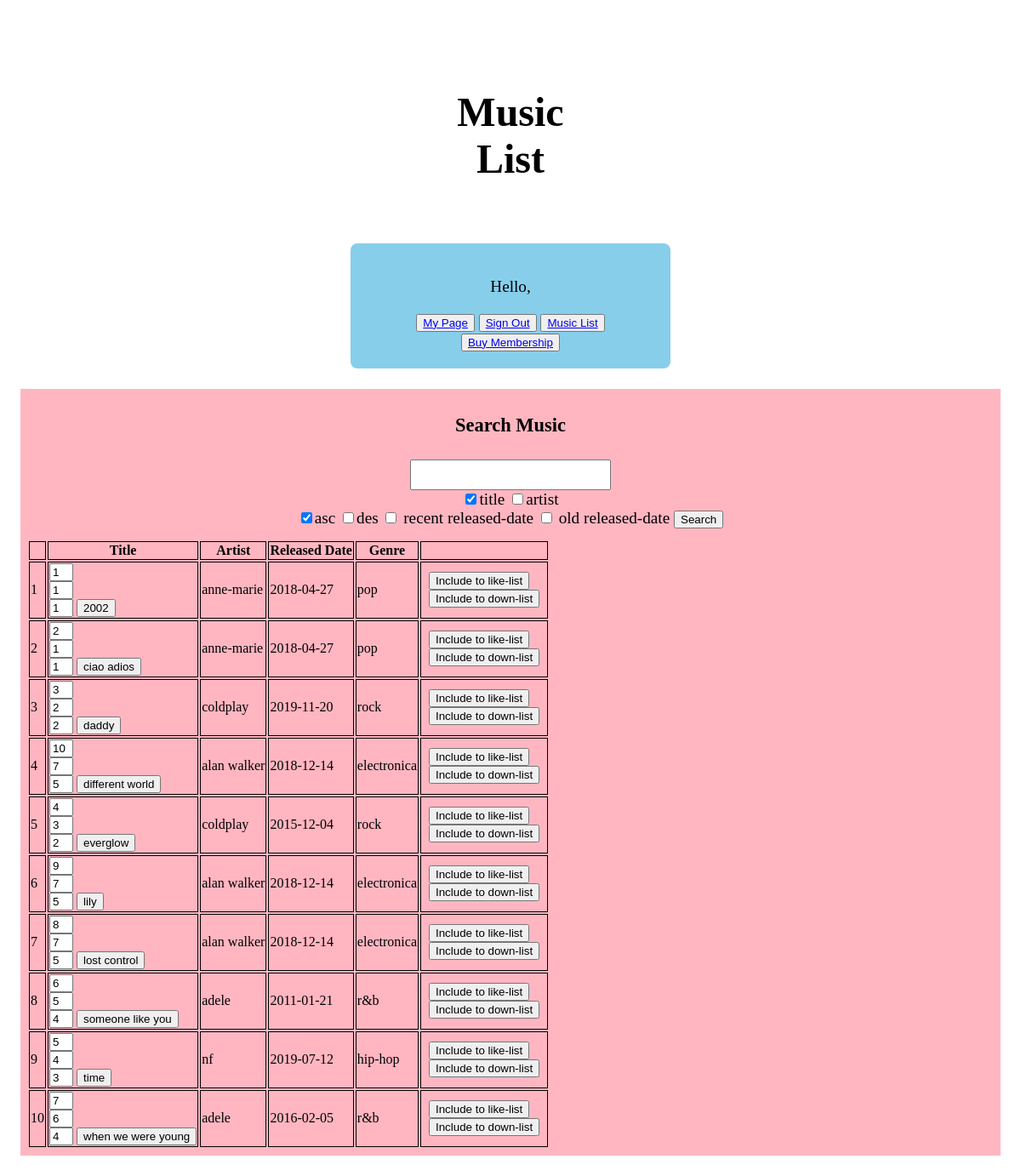
Page /source_code_files/music_main.php on the committed database.
### tables this page shows
CREATE TABLE `music` (
  `m_id` int(11) NOT NULL,
  `a_id` int(11) NOT NULL,
  `m_title` varchar(30) NOT NULL,
  `composer` varchar(30) NOT NULL,
  `m_order` int(11) NOT NULL,
  `lyricist` varchar(30) NOT NULL
);

CREATE TABLE `album` (
  `a_id` int(11) NOT NULL,
  `a_title` varchar(30) NOT NULL,
  `artist_id` int(11) NOT NULL,
  `r_date` date NOT NULL,
  `genre` varchar(15) NOT NULL
);

### source_code_files/music_main.php (the view, shortened to what this page needs)
<?php
  include('dbconn.php');
?>
<!DOCTYPE html>
<html lang="en" dir="ltr">
  <head>
    <link rel="stylesheet" href="style.css">
  </head>
  <body>
    <div class="music-header">
      <div class="music-title">
        <h1>Music List</h1>
      </div>
      <div class="music-nav">
        <?php
          $user_id = $_SESSION['ss_user_id'];
        ?>
        <p>Hello, <?php echo $user_id?></p>
        <button id='mypage' type="button" name="button"><a href="mypage.php">My Page</a></button>
        <button id='signout' type="button" name="button"><a href="sign_out.php">Sign Out</a></button>
        <button id='musiclist' type="button" name="button"><a href="music_main.php">Music List</a></button>
        <?php
          $sql_license ="select * from user where u_id='$user_id'";
          $rst_license = mysqli_query($conn, $sql_license);
          $license = mysqli_fetch_assoc($rst_license);
          if($license['license']=='manager') {
        ?>
          <button id='add_music' type="button" name="button"><a href="add_music.php">Add Music</a></button>
          <button id='userlist' type="button" name="button"><a href="mgr_user.php">User List</a></button>
        <?php }
        else {
          ?>
          <button id='buy' type="button" name="button"><a href="buy.php">Buy Membership</a></button>
        <?php } ?>
      </div>
    </div>
    <div class="music-list">
      <div class="music-search">
        <h3>Search Music</h3>
        <form class="music-search-form" action="music_main.php" method="post">
          <input id='music-text-input' type="text" name="music-search-text" value=""><br>
          <input id='search' type="checkbox" name="music-ck-title" value="ok" onclick="checking1(this);" checked>title
          <input id='search' type="checkbox" name="music-ck-artist" value="ok" onclick="checking1(this);">artist<br>
          <input id='sort' type="checkbox" name="music-ck-asc" value="ok" onclick="checking2(this);" checked>asc
          <input id='sort' type="checkbox" name="music-ck-des" value="ok" onclick="checking2(this);">des
          <input id='sort' type="checkbox" name="music-ck-rec-r" value="ok" onclick="checking2(this);"> recent released-date
          <input id='sort' type="checkbox" name="music-ck-old-r" value="ok" onclick="checking2(this);"> old released-date
          <input type="submit" name="music-search-submit" value="Search">
      </div>
      <div class="music-cards">
        <table id='table1'>
          <thead>
            <tr>
              <th></th>
              <th>Title</th>
              <th>Artist</th>
              <th>Released Date</th>
              <th>Genre</th>
              <th></th>
            </tr>
          </thead>
          <tbody>
            <?php
            if(!isset($_POST['music-search-text'])){
                $sql = "select m.m_id, v.a_id, v.artist_id, m.m_title, v.artist_name, v.r_date, v.genre from music m, (select a_id, artist.artist_id, artist_name, r_date, genre from artist, album where artist.artist_id = album.artist_id) v where m.a_id = v.a_id order by m.m_title asc";
                $rst = mysqli_query($conn, $sql);
              for($i = 0; $music = mysqli_fetch_assoc($rst);$i++) {?>
              <tr>
                <td><?php echo $i+1; ?></td>
                <td>
                  <form class="music-des" action="music_description.php" method="post">
                    <?php if($license['license']=="manager") { ?> m_id <?php }?> <input class='info-id'<?php if($license['license']=="general") { ?> id='fake' <?php }?> type="text" name="music-id" value="<?php echo $music['m_id']; ?>"> <br>
                    <?php if($license['license']=="manager") { ?> a_id <?php }?> <input class='info-id' <?php if($license['license']=="general") { ?> id='fake' <?php }?> type="text" name="album-id" value="<?php echo $music['a_id']; ?>">  <br>
                    <?php if($license['license']=="manager") { ?> artist_id <?php }?> <input class='info-id' <?php if($license['license']=="general") { ?> id='fake' <?php }?> type="text" name="submit" value="<?php echo $music['artist_id']; ?>">
                    <input type="submit" name="submit" value="<?php echo $music['m_title']; ?>">
                  </form>
                </td>
                <td><?php echo $music['artist_name']; ?></td>
                <td><?php echo $music['r_date']; ?></td>
                <td><?php echo $music['genre']; ?></td>
                <td>
                  <div class="music-list">
                    <form class="like" action="like.php" method="post">
                      <input type="submit" name="like-list" value="Include to like-list">
                    </form>
                    <form class="down" action="down.php" method="post">
                      <input type="submit" name="down-list" value="Include to down-list">
                    </form>
                  </div>
                </td>
              </tr>
           <?php }
            }
            ?>
          </tbody>
        </table>
      </div>
    </div>
  </body>
</html>

### source_code_files/style.css (style rules this page uses)
.music-header { padding: 1em; display: flex; flex-direction: column; align-items: center; justify-content: center; }
.music-title { text-align: center; width: 15%; padding: 1rem; font-size: 1.5rem; margin: 1rem; }
.music-nav { text-align: center; width: 30%; border: 0.3rem solid skyblue; border-radius: 0.5rem; padding: 1rem; font-size: 1.2rem; margin: 0.5rem; background-color: skyblue; }
.music-header div { text-align: center; }
.music-search { font-size: 1.2rem; text-align: center; }
#music-text-input { padding: 0.3rem; font-size: 1.2rem; width: 20%; }
.music-search-form { padding: 0.3rem; margin: 0.5rem; }
.music-list { background-color: lightpink; padding: 0.5rem; }
.info-id { width:20px; }
#table1 thead tr th { border: 1px solid black; }
#table1 tbody tr td { border: 1px solid black; }
body { padding: 1rem; }

### rows in the picture
music: music-id "1", album-id "1", submit "1", submit "2002", artist_name "anne-marie", a.r_date "2018-04-27", a.genre "pop"
music: music-id "2", album-id "1", submit "1", submit "ciao adios", artist_name "anne-marie", a.r_date "2018-04-27", a.genre "pop"
music: music-id "3", album-id "2", submit "2", submit "daddy", artist_name "coldplay", a.r_date "2019-11-20", a.genre "rock"
music: music-id "10", album-id "7", submit "5", submit "different world", artist_name "alan walker", a.r_date "2018-12-14", a.genre "electronica"
music: music-id "4", album-id "3", submit "2", submit "everglow", artist_name "coldplay", a.r_date "2015-12-04", a.genre "rock"
music: music-id "9", album-id "7", submit "5", submit "lily", artist_name "alan walker", a.r_date "2018-12-14", a.genre "electronica"
music: music-id "8", album-id "7", submit "5", submit "lost control", artist_name "alan walker", a.r_date "2018-12-14", a.genre "electronica"
music: music-id "6", album-id "5", submit "4", submit "someone like you", artist_name "adele", a.r_date "2011-01-21", a.genre "r&b"
music: music-id "5", album-id "4", submit "3", submit "time", artist_name "nf", a.r_date "2019-07-12", a.genre "hip-hop"
music: music-id "7", album-id "6", submit "4", submit "when we were young", artist_name "adele", a.r_date "2016-02-05", a.genre "r&b"
